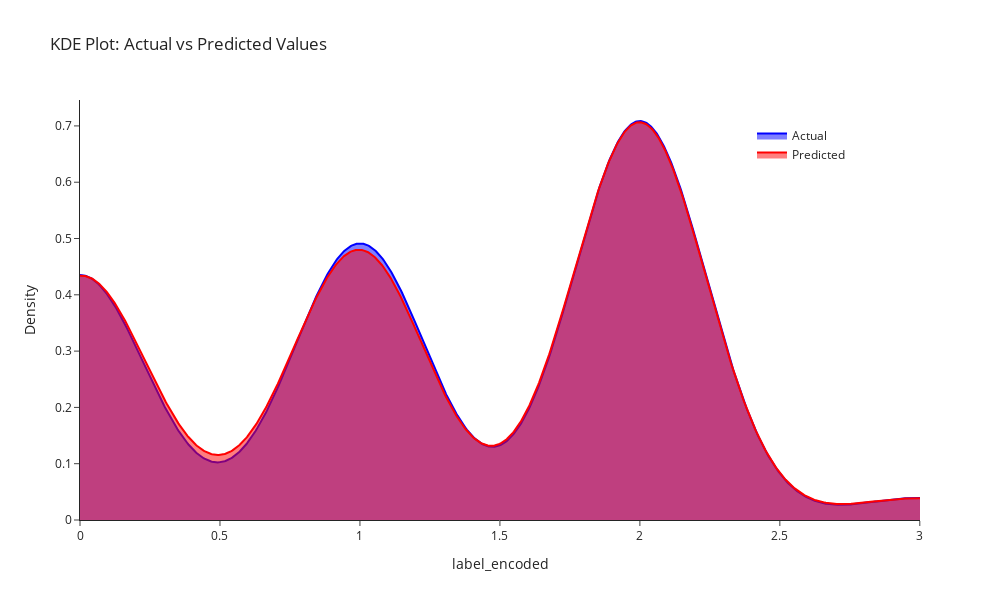

Notebook code cell kept with this figure:
### Markdown cell above
## KDE for Degree 3 Polynomial Regression

### Code cell
# Calculate KDEs
kde_actual = gaussian_kde(y_test3)
kde_pred = gaussian_kde(y_pred3)

# Define x-axis range
x_range = np.linspace(min(min(y_test3), min(y_pred3)), max(max(y_test3), max(y_pred3)), 1000)

# Evaluate KDEs on x_range
y_actual_kde = kde_actual(x_range)
y_pred_kde = kde_pred(x_range)

# Create figure
fig = go.Figure()

fig.add_trace(go.Scatter(
    x=x_range,
    y=y_actual_kde,
    mode='lines',
    name='Actual',
    fill='tozeroy',
    line=dict(color='blue')
))

fig.add_trace(go.Scatter(
    x=x_range,
    y=y_pred_kde,
    mode='lines',
    name='Predicted',
    fill='tozeroy',
    line=dict(color='red')
))

fig.update_layout(
    title='KDE Plot: Actual vs Predicted Values',
    xaxis_title='label_encoded',
    yaxis_title='Density',
    legend=dict(x=0.8, y=0.95),
    template='simple_white',
    width=1000,
    height=600,
)

fig.show()

### Figure 1 — Plotly figure (JSON) as saved in the notebook; plotly's stock layout.template omitted (floating-point values rounded to 4 significant figures; data arrays with more than 128 entries replaced by an {"elided": "..."} marker saying what was removed)
{"data": [{"fill": "tozeroy", "line": {"color": "blue"}, "mode": "lines", "name": "Actual", "type": "scatter", "x": {"elided": "1000 float values"}, "y": {"elided": "1000 float values"}}, {"fill": "tozeroy", "line": {"color": "red"}, "mode": "lines", "name": "Predicted", "type": "scatter", "x": {"elided": "1000 float values"}, "y": {"elided": "1000 float values"}}], "layout": {"height": 600, "legend": {"x": 0.8, "y": 0.95}, "title": {"text": "KDE Plot: Actual vs Predicted Values"}, "width": 1000, "xaxis": {"title": {"text": "label_encoded"}}, "yaxis": {"title": {"text": "Density"}}}}
